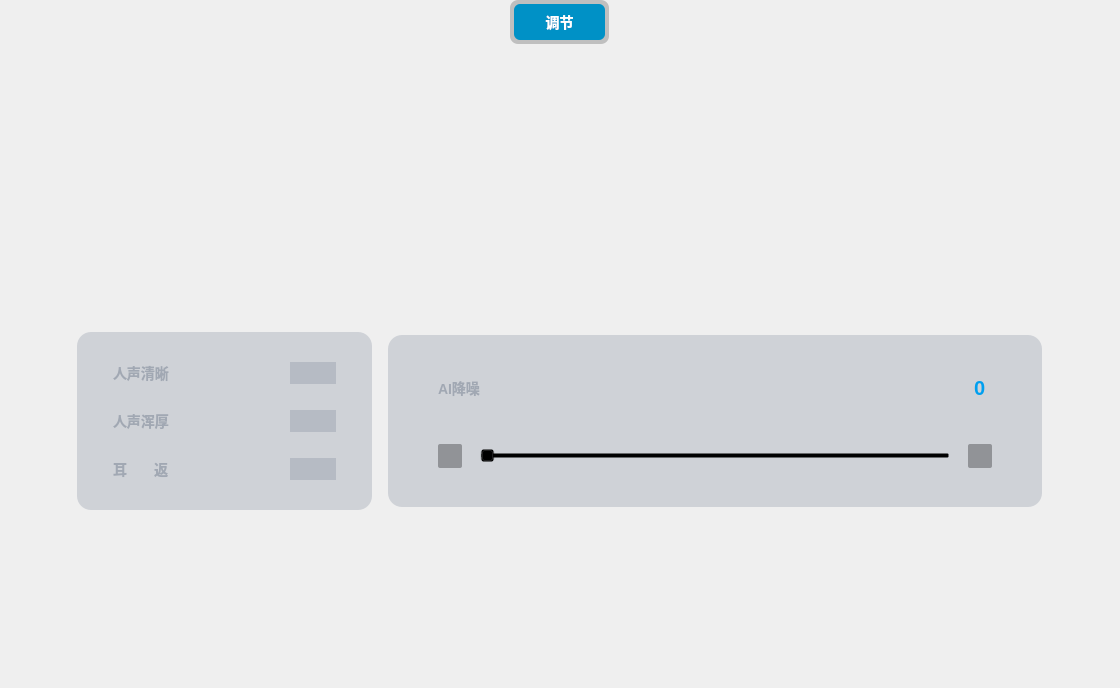
<?xml version="1.0" encoding="UTF-8"?>
<ui version="4.0">
 <class>MicSet</class>
 <widget class="QWidget" name="MicSet">
  <property name="enabled">
   <bool>true</bool>
  </property>
  <property name="geometry">
   <rect>
    <x>0</x>
    <y>0</y>
    <width>1120</width>
    <height>688</height>
   </rect>
  </property>
  <property name="minimumSize">
   <size>
    <width>1120</width>
    <height>85</height>
   </size>
  </property>
  <property name="windowTitle">
   <string>Form</string>
  </property>
  <property name="styleSheet">
   <string notr="true">/*border-image:null;
border-color: rgb(49, 60, 77);
background-color: rgb(49, 60, 77);*/
</string>
  </property>
  <layout class="QGridLayout" name="gridLayout_4">
   <property name="leftMargin">
    <number>64</number>
   </property>
   <property name="topMargin">
    <number>0</number>
   </property>
   <property name="rightMargin">
    <number>65</number>
   </property>
   <property name="bottomMargin">
    <number>0</number>
   </property>
   <property name="spacing">
    <number>0</number>
   </property>
   <item row="2" column="1">
    <widget class="QWidget" name="widget_top" native="true">
     <property name="minimumSize">
      <size>
       <width>0</width>
       <height>44</height>
      </size>
     </property>
     <layout class="QHBoxLayout" name="horizontalLayout_2">
      <property name="spacing">
       <number>0</number>
      </property>
      <property name="leftMargin">
       <number>0</number>
      </property>
      <property name="topMargin">
       <number>0</number>
      </property>
      <property name="rightMargin">
       <number>0</number>
      </property>
      <property name="bottomMargin">
       <number>0</number>
      </property>
      <item>
       <spacer name="horizontalSpacer_2">
        <property name="orientation">
         <enum>Qt::Horizontal</enum>
        </property>
        <property name="sizeHint" stdset="0">
         <size>
          <width>443</width>
          <height>20</height>
         </size>
        </property>
       </spacer>
      </item>
      <item>
       <widget class="QFrame" name="frame">
        <property name="minimumSize">
         <size>
          <width>99</width>
          <height>44</height>
         </size>
        </property>
        <property name="maximumSize">
         <size>
          <width>99</width>
          <height>44</height>
         </size>
        </property>
        <property name="styleSheet">
         <string notr="true">border-radius:8px;
background-color: rgba(0, 0, 0, 20%);</string>
        </property>
        <property name="frameShape">
         <enum>QFrame::StyledPanel</enum>
        </property>
        <property name="frameShadow">
         <enum>QFrame::Raised</enum>
        </property>
        <widget class="QPushButton" name="pBt_Adjust">
         <property name="geometry">
          <rect>
           <x>4</x>
           <y>4</y>
           <width>91</width>
           <height>36</height>
          </rect>
         </property>
         <property name="minimumSize">
          <size>
           <width>91</width>
           <height>36</height>
          </size>
         </property>
         <property name="maximumSize">
          <size>
           <width>91</width>
           <height>36</height>
          </size>
         </property>
         <property name="styleSheet">
          <string notr="true">border-radius:6px;
background-color: rgb(0, 145, 198);
color: rgb(255, 255, 255);
font-family: &quot;Noto Sans S Chinese&quot;; font-weight: 500;
font-size: 14px;</string>
         </property>
         <property name="text">
          <string>调节</string>
         </property>
        </widget>
       </widget>
      </item>
      <item>
       <spacer name="horizontalSpacer_3">
        <property name="orientation">
         <enum>Qt::Horizontal</enum>
        </property>
        <property name="sizeHint" stdset="0">
         <size>
          <width>443</width>
          <height>20</height>
         </size>
        </property>
       </spacer>
      </item>
     </layout>
    </widget>
   </item>
   <item row="3" column="0">
    <spacer name="horizontalSpacer_7">
     <property name="orientation">
      <enum>Qt::Horizontal</enum>
     </property>
     <property name="sizeHint" stdset="0">
      <size>
       <width>40</width>
       <height>20</height>
      </size>
     </property>
    </spacer>
   </item>
   <item row="3" column="1">
    <widget class="QStackedWidget" name="stackedWidget">
     <property name="minimumSize">
      <size>
       <width>322</width>
       <height>428</height>
      </size>
     </property>
     <property name="maximumSize">
      <size>
       <width>16777215</width>
       <height>16777215</height>
      </size>
     </property>
     <property name="currentIndex">
      <number>0</number>
     </property>
     <widget class="QWidget" name="page">
      <layout class="QGridLayout" name="gridLayout">
       <property name="leftMargin">
        <number>0</number>
       </property>
       <property name="topMargin">
        <number>32</number>
       </property>
       <property name="rightMargin">
        <number>0</number>
       </property>
       <property name="bottomMargin">
        <number>0</number>
       </property>
       <property name="spacing">
        <number>16</number>
       </property>
       <item row="0" column="0" colspan="2">
        <widget class="QWidget" name="widget_AD" native="true">
         <property name="minimumSize">
          <size>
           <width>936</width>
           <height>240</height>
          </size>
         </property>
         <property name="maximumSize">
          <size>
           <width>16777215</width>
           <height>16777215</height>
          </size>
         </property>
         <property name="styleSheet">
          <string notr="true">border-radius:14px;
border-image: url(:/Skin/Images/Mic/advertising.png);</string>
         </property>
         <layout class="QGridLayout" name="gridLayout_6">
          <property name="leftMargin">
           <number>0</number>
          </property>
          <property name="topMargin">
           <number>0</number>
          </property>
          <property name="rightMargin">
           <number>0</number>
          </property>
          <property name="bottomMargin">
           <number>0</number>
          </property>
          <property name="spacing">
           <number>0</number>
          </property>
         </layout>
        </widget>
       </item>
       <item row="1" column="0">
        <widget class="FrostedPanel" name="widget" native="true">
         <property name="minimumSize">
          <size>
           <width>266</width>
           <height>172</height>
          </size>
         </property>
         <property name="maximumSize">
          <size>
           <width>322</width>
           <height>16777215</height>
          </size>
         </property>
         <property name="styleSheet">
          <string notr="true">border-radius:14px;
background-color: rgba(81, 96, 122, 0.2);</string>
         </property>
         <layout class="QGridLayout" name="gridLayout_2">
          <property name="leftMargin">
           <number>36</number>
          </property>
          <property name="topMargin">
           <number>30</number>
          </property>
          <property name="rightMargin">
           <number>36</number>
          </property>
          <property name="bottomMargin">
           <number>30</number>
          </property>
          <property name="horizontalSpacing">
           <number>0</number>
          </property>
          <property name="verticalSpacing">
           <number>26</number>
          </property>
          <item row="0" column="2">
           <widget class="CustomPushButton" name="pBt_ClearVocals">
            <property name="enabled">
             <bool>true</bool>
            </property>
            <property name="minimumSize">
             <size>
              <width>46</width>
              <height>22</height>
             </size>
            </property>
            <property name="maximumSize">
             <size>
              <width>46</width>
              <height>22</height>
             </size>
            </property>
            <property name="styleSheet">
             <string notr="true"/>
            </property>
            <property name="text">
             <string/>
            </property>
            <property name="checkable">
             <bool>true</bool>
            </property>
           </widget>
          </item>
          <item row="2" column="2">
           <widget class="CustomPushButton" name="pBt_RichVocals">
            <property name="enabled">
             <bool>true</bool>
            </property>
            <property name="minimumSize">
             <size>
              <width>46</width>
              <height>22</height>
             </size>
            </property>
            <property name="maximumSize">
             <size>
              <width>46</width>
              <height>22</height>
             </size>
            </property>
            <property name="styleSheet">
             <string notr="true"/>
            </property>
            <property name="text">
             <string/>
            </property>
            <property name="checkable">
             <bool>true</bool>
            </property>
           </widget>
          </item>
          <item row="2" column="0">
           <widget class="QWidget" name="widget_5" native="true">
            <property name="minimumSize">
             <size>
              <width>0</width>
              <height>20</height>
             </size>
            </property>
            <property name="styleSheet">
             <string notr="true">background:transparent;</string>
            </property>
            <layout class="QHBoxLayout" name="horizontalLayout_3">
             <property name="spacing">
              <number>3</number>
             </property>
             <property name="leftMargin">
              <number>0</number>
             </property>
             <property name="topMargin">
              <number>0</number>
             </property>
             <property name="rightMargin">
              <number>0</number>
             </property>
             <property name="bottomMargin">
              <number>0</number>
             </property>
             <item>
              <widget class="QLabel" name="lab_ai_6">
               <property name="enabled">
                <bool>true</bool>
               </property>
               <property name="minimumSize">
                <size>
                 <width>56</width>
                 <height>20</height>
                </size>
               </property>
               <property name="maximumSize">
                <size>
                 <width>16777215</width>
                 <height>20</height>
                </size>
               </property>
               <property name="styleSheet">
                <string notr="true">border:0px;
font-family: &quot;Noto Sans S Chinese&quot;; font-weight: 500;
font-size: 14px;
color: rgb(161, 168, 179);
background:transparent;</string>
               </property>
               <property name="text">
                <string>人声浑厚</string>
               </property>
               <property name="alignment">
                <set>Qt::AlignLeading|Qt::AlignLeft|Qt::AlignVCenter</set>
               </property>
              </widget>
             </item>
             <item>
              <widget class="QLabel" name="lab_tooptip_RichVocals">
               <property name="minimumSize">
                <size>
                 <width>13</width>
                 <height>13</height>
                </size>
               </property>
               <property name="maximumSize">
                <size>
                 <width>13</width>
                 <height>36</height>
                </size>
               </property>
               <property name="styleSheet">
                <string notr="true">background:transparent;
image: url(:/Skin/Images/homePage/annotation_13_13_2x.png);</string>
               </property>
               <property name="text">
                <string/>
               </property>
              </widget>
             </item>
            </layout>
           </widget>
          </item>
          <item row="4" column="1">
           <spacer name="horizontalSpacer_6">
            <property name="orientation">
             <enum>Qt::Horizontal</enum>
            </property>
            <property name="sizeHint" stdset="0">
             <size>
              <width>40</width>
              <height>20</height>
             </size>
            </property>
           </spacer>
          </item>
          <item row="4" column="0">
           <widget class="QWidget" name="widget_9" native="true">
            <property name="minimumSize">
             <size>
              <width>0</width>
              <height>20</height>
             </size>
            </property>
            <property name="styleSheet">
             <string notr="true">background:transparent;</string>
            </property>
            <layout class="QHBoxLayout" name="horizontalLayout_7">
             <property name="spacing">
              <number>3</number>
             </property>
             <property name="leftMargin">
              <number>0</number>
             </property>
             <property name="topMargin">
              <number>0</number>
             </property>
             <property name="rightMargin">
              <number>0</number>
             </property>
             <property name="bottomMargin">
              <number>0</number>
             </property>
             <item>
              <widget class="QLabel" name="lab_ai_8">
               <property name="enabled">
                <bool>true</bool>
               </property>
               <property name="minimumSize">
                <size>
                 <width>56</width>
                 <height>20</height>
                </size>
               </property>
               <property name="maximumSize">
                <size>
                 <width>16777215</width>
                 <height>20</height>
                </size>
               </property>
               <property name="styleSheet">
                <string notr="true">border:0px;
font-family: &quot;Noto Sans S Chinese&quot;; font-weight: 500;
font-size: 14px;
color: rgb(161, 168, 179);
background:transparent;</string>
               </property>
               <property name="text">
                <string>耳       返</string>
               </property>
               <property name="alignment">
                <set>Qt::AlignLeading|Qt::AlignLeft|Qt::AlignVCenter</set>
               </property>
              </widget>
             </item>
             <item>
              <widget class="QLabel" name="lab_tooptip_listening">
               <property name="minimumSize">
                <size>
                 <width>13</width>
                 <height>13</height>
                </size>
               </property>
               <property name="maximumSize">
                <size>
                 <width>13</width>
                 <height>36</height>
                </size>
               </property>
               <property name="styleSheet">
                <string notr="true">background:transparent;
image: url(:/Skin/Images/homePage/annotation_13_13_2x.png);</string>
               </property>
               <property name="text">
                <string/>
               </property>
              </widget>
             </item>
            </layout>
           </widget>
          </item>
          <item row="4" column="2">
           <widget class="CustomPushButton" name="pBt_listening">
            <property name="enabled">
             <bool>true</bool>
            </property>
            <property name="minimumSize">
             <size>
              <width>46</width>
              <height>22</height>
             </size>
            </property>
            <property name="maximumSize">
             <size>
              <width>46</width>
              <height>22</height>
             </size>
            </property>
            <property name="styleSheet">
             <string notr="true"/>
            </property>
            <property name="text">
             <string/>
            </property>
            <property name="checkable">
             <bool>true</bool>
            </property>
           </widget>
          </item>
          <item row="0" column="0">
           <widget class="QWidget" name="widget_6" native="true">
            <property name="minimumSize">
             <size>
              <width>0</width>
              <height>20</height>
             </size>
            </property>
            <property name="styleSheet">
             <string notr="true">background:transparent;</string>
            </property>
            <layout class="QHBoxLayout" name="horizontalLayout_4">
             <property name="spacing">
              <number>3</number>
             </property>
             <property name="leftMargin">
              <number>0</number>
             </property>
             <property name="topMargin">
              <number>0</number>
             </property>
             <property name="rightMargin">
              <number>0</number>
             </property>
             <property name="bottomMargin">
              <number>0</number>
             </property>
             <item>
              <widget class="QLabel" name="lab_ai_7">
               <property name="enabled">
                <bool>true</bool>
               </property>
               <property name="minimumSize">
                <size>
                 <width>56</width>
                 <height>20</height>
                </size>
               </property>
               <property name="maximumSize">
                <size>
                 <width>16777215</width>
                 <height>20</height>
                </size>
               </property>
               <property name="styleSheet">
                <string notr="true">border:0px;
font-family: &quot;Noto Sans S Chinese&quot;; font-weight: 500;
font-size: 14px;
color: rgb(161, 168, 179);
background:transparent;</string>
               </property>
               <property name="text">
                <string>人声清晰</string>
               </property>
               <property name="alignment">
                <set>Qt::AlignLeading|Qt::AlignLeft|Qt::AlignVCenter</set>
               </property>
              </widget>
             </item>
             <item>
              <widget class="QLabel" name="lab_tooptip_ClearVocals">
               <property name="minimumSize">
                <size>
                 <width>13</width>
                 <height>13</height>
                </size>
               </property>
               <property name="maximumSize">
                <size>
                 <width>13</width>
                 <height>36</height>
                </size>
               </property>
               <property name="styleSheet">
                <string notr="true">background:transparent;
image: url(:/Skin/Images/homePage/annotation_13_13_2x.png);</string>
               </property>
               <property name="text">
                <string/>
               </property>
              </widget>
             </item>
            </layout>
           </widget>
          </item>
         </layout>
        </widget>
       </item>
       <item row="2" column="1">
        <spacer name="verticalSpacer_3">
         <property name="orientation">
          <enum>Qt::Vertical</enum>
         </property>
         <property name="sizeHint" stdset="0">
          <size>
           <width>20</width>
           <height>66</height>
          </size>
         </property>
        </spacer>
       </item>
       <item row="1" column="1">
        <widget class="FrostedPanel" name="widget_AI" native="true">
         <property name="minimumSize">
          <size>
           <width>654</width>
           <height>172</height>
          </size>
         </property>
         <property name="maximumSize">
          <size>
           <width>16777215</width>
           <height>172</height>
          </size>
         </property>
         <property name="styleSheet">
          <string notr="true">border-radius:14px;
background-color: rgba(81, 96, 122, 0.2);</string>
         </property>
         <layout class="QGridLayout" name="gridLayout_3">
          <property name="leftMargin">
           <number>50</number>
          </property>
          <property name="topMargin">
           <number>41</number>
          </property>
          <property name="rightMargin">
           <number>50</number>
          </property>
          <property name="bottomMargin">
           <number>39</number>
          </property>
          <property name="spacing">
           <number>0</number>
          </property>
          <item row="3" column="0">
           <widget class="QWidget" name="widget_8" native="true">
            <property name="styleSheet">
             <string notr="true">background:transparent;</string>
            </property>
            <layout class="QHBoxLayout" name="horizontalLayout_6">
             <property name="spacing">
              <number>0</number>
             </property>
             <property name="leftMargin">
              <number>0</number>
             </property>
             <property name="topMargin">
              <number>0</number>
             </property>
             <property name="rightMargin">
              <number>0</number>
             </property>
             <property name="bottomMargin">
              <number>0</number>
             </property>
             <item>
              <widget class="QPushButton" name="pBt_AI_sub">
               <property name="minimumSize">
                <size>
                 <width>24</width>
                 <height>24</height>
                </size>
               </property>
               <property name="maximumSize">
                <size>
                 <width>24</width>
                 <height>24</height>
                </size>
               </property>
               <property name="styleSheet">
                <string notr="true">QPushButton
{
	background: rgba(0, 0, 0, 0.3);
	border-radius: 2px;
	border-image: url(:/Skin/Images/Slider/sub-no.png);
}
QPushButton:hover
{
	border-image: url(:/Skin/Images/Slider/sub-ho.png);
}
QPushButton:pressed
{
	border-image: url(:/Skin/Images/Slider/sub-ch.png);
}
QPushButton:disabled
{
	border-image: url(:/Skin/Images/Slider/sub-dis.png);
}</string>
               </property>
               <property name="text">
                <string/>
               </property>
              </widget>
             </item>
             <item>
              <spacer name="horizontalSpacer_4">
               <property name="orientation">
                <enum>Qt::Horizontal</enum>
               </property>
               <property name="sizeType">
                <enum>QSizePolicy::Fixed</enum>
               </property>
               <property name="sizeHint" stdset="0">
                <size>
                 <width>18</width>
                 <height>20</height>
                </size>
               </property>
              </spacer>
             </item>
             <item>
              <widget class="GearSlider" name="hSlider_AI">
               <property name="enabled">
                <bool>true</bool>
               </property>
               <property name="minimumSize">
                <size>
                 <width>258</width>
                 <height>15</height>
                </size>
               </property>
               <property name="maximumSize">
                <size>
                 <width>16777215</width>
                 <height>15</height>
                </size>
               </property>
               <property name="styleSheet">
                <string notr="true"/>
               </property>
               <property name="maximum">
                <number>10</number>
               </property>
               <property name="singleStep">
                <number>1</number>
               </property>
               <property name="pageStep">
                <number>1</number>
               </property>
               <property name="value">
                <number>0</number>
               </property>
               <property name="orientation">
                <enum>Qt::Horizontal</enum>
               </property>
              </widget>
             </item>
             <item>
              <spacer name="horizontalSpacer_5">
               <property name="orientation">
                <enum>Qt::Horizontal</enum>
               </property>
               <property name="sizeType">
                <enum>QSizePolicy::Fixed</enum>
               </property>
               <property name="sizeHint" stdset="0">
                <size>
                 <width>18</width>
                 <height>10</height>
                </size>
               </property>
              </spacer>
             </item>
             <item>
              <widget class="QPushButton" name="pBt_AI_add">
               <property name="minimumSize">
                <size>
                 <width>24</width>
                 <height>24</height>
                </size>
               </property>
               <property name="maximumSize">
                <size>
                 <width>24</width>
                 <height>24</height>
                </size>
               </property>
               <property name="styleSheet">
                <string notr="true">QPushButton
{
	background: rgba(0, 0, 0, 0.3);
	border-radius: 2px;
	border-image: url(:/Skin/Images/Slider/add-no.png);
}
QPushButton:hover
{
	border-image: url(:/Skin/Images/Slider/add-ho.png);
}
QPushButton:pressed
{
	border-image: url(:/Skin/Images/Slider/add-ch.png);
}
QPushButton:disabled
{
	border-image: url(:/Skin/Images/Slider/add-dis.png);
}</string>
               </property>
               <property name="text">
                <string/>
               </property>
              </widget>
             </item>
            </layout>
           </widget>
          </item>
          <item row="1" column="0" colspan="2">
           <widget class="QWidget" name="widget_7" native="true">
            <property name="styleSheet">
             <string notr="true">background:transparent;</string>
            </property>
            <layout class="QHBoxLayout" name="horizontalLayout_5">
             <property name="spacing">
              <number>11</number>
             </property>
             <property name="leftMargin">
              <number>0</number>
             </property>
             <property name="topMargin">
              <number>0</number>
             </property>
             <property name="rightMargin">
              <number>0</number>
             </property>
             <property name="bottomMargin">
              <number>0</number>
             </property>
             <item>
              <widget class="QWidget" name="widget_4" native="true">
               <property name="minimumSize">
                <size>
                 <width>0</width>
                 <height>20</height>
                </size>
               </property>
               <property name="styleSheet">
                <string notr="true">background:transparent;</string>
               </property>
               <layout class="QHBoxLayout" name="horizontalLayout">
                <property name="spacing">
                 <number>3</number>
                </property>
                <property name="leftMargin">
                 <number>0</number>
                </property>
                <property name="topMargin">
                 <number>0</number>
                </property>
                <property name="rightMargin">
                 <number>0</number>
                </property>
                <property name="bottomMargin">
                 <number>0</number>
                </property>
                <item>
                 <widget class="QLabel" name="lab_ai">
                  <property name="minimumSize">
                   <size>
                    <width>42</width>
                    <height>20</height>
                   </size>
                  </property>
                  <property name="maximumSize">
                   <size>
                    <width>16777215</width>
                    <height>20</height>
                   </size>
                  </property>
                  <property name="styleSheet">
                   <string notr="true">font-family: &quot;Noto Sans S Chinese&quot;; font-weight: 500;
font-size: 14px;
color: rgb(161, 168, 179);
background:transparent;</string>
                  </property>
                  <property name="text">
                   <string>AI降噪</string>
                  </property>
                  <property name="alignment">
                   <set>Qt::AlignLeading|Qt::AlignLeft|Qt::AlignVCenter</set>
                  </property>
                 </widget>
                </item>
                <item>
                 <widget class="QLabel" name="lab_tooptip_ai">
                  <property name="minimumSize">
                   <size>
                    <width>13</width>
                    <height>13</height>
                   </size>
                  </property>
                  <property name="maximumSize">
                   <size>
                    <width>13</width>
                    <height>36</height>
                   </size>
                  </property>
                  <property name="styleSheet">
                   <string notr="true">background:transparent;
image: url(:/Skin/Images/homePage/annotation_13_13_2x.png);</string>
                  </property>
                  <property name="text">
                   <string/>
                  </property>
                 </widget>
                </item>
               </layout>
              </widget>
             </item>
             <item>
              <widget class="CustomPushButton" name="pBt_NR">
               <property name="enabled">
                <bool>true</bool>
               </property>
               <property name="minimumSize">
                <size>
                 <width>46</width>
                 <height>22</height>
                </size>
               </property>
               <property name="maximumSize">
                <size>
                 <width>46</width>
                 <height>22</height>
                </size>
               </property>
               <property name="styleSheet">
                <string notr="true"/>
               </property>
               <property name="text">
                <string/>
               </property>
               <property name="checkable">
                <bool>true</bool>
               </property>
               <property name="checked">
                <bool>false</bool>
               </property>
              </widget>
             </item>
             <item>
              <spacer name="horizontalSpacer">
               <property name="orientation">
                <enum>Qt::Horizontal</enum>
               </property>
               <property name="sizeHint" stdset="0">
                <size>
                 <width>40</width>
                 <height>20</height>
                </size>
               </property>
              </spacer>
             </item>
             <item>
              <widget class="QLineEdit" name="lab_AiVal">
               <property name="enabled">
                <bool>false</bool>
               </property>
               <property name="minimumSize">
                <size>
                 <width>24</width>
                 <height>24</height>
                </size>
               </property>
               <property name="maximumSize">
                <size>
                 <width>24</width>
                 <height>24</height>
                </size>
               </property>
               <property name="styleSheet">
                <string notr="true">border-radius:0px;
background-color: transparent;
color: #009FEF;
font-family: &quot;YouSheBiaoTiHei&quot;; 
font-weight: 500;
font-size: 20px;
</string>
               </property>
               <property name="text">
                <string>0</string>
               </property>
               <property name="maxLength">
                <number>32767</number>
               </property>
               <property name="alignment">
                <set>Qt::AlignCenter</set>
               </property>
              </widget>
             </item>
            </layout>
           </widget>
          </item>
          <item row="2" column="0">
           <spacer name="verticalSpacer_4">
            <property name="orientation">
             <enum>Qt::Vertical</enum>
            </property>
            <property name="sizeType">
             <enum>QSizePolicy::Fixed</enum>
            </property>
            <property name="sizeHint" stdset="0">
             <size>
              <width>20</width>
              <height>46</height>
             </size>
            </property>
           </spacer>
          </item>
         </layout>
        </widget>
       </item>
      </layout>
     </widget>
     <widget class="QWidget" name="page_2">
      <layout class="QGridLayout" name="gridLayout_5">
       <property name="leftMargin">
        <number>59</number>
       </property>
       <property name="topMargin">
        <number>133</number>
       </property>
       <property name="rightMargin">
        <number>58</number>
       </property>
       <property name="bottomMargin">
        <number>34</number>
       </property>
       <property name="spacing">
        <number>0</number>
       </property>
       <item row="0" column="0">
        <widget class="QWidget" name="widget_3" native="true">
         <property name="minimumSize">
          <size>
           <width>874</width>
           <height>360</height>
          </size>
         </property>
         <property name="maximumSize">
          <size>
           <width>16777215</width>
           <height>16777215</height>
          </size>
         </property>
         <property name="styleSheet">
          <string notr="true">border-radius:14px;
background-color: rgb(49, 60, 77);</string>
         </property>
         <widget class="QPushButton" name="pushButton">
          <property name="geometry">
           <rect>
            <x>60</x>
            <y>66</y>
            <width>90</width>
            <height>90</height>
           </rect>
          </property>
          <property name="minimumSize">
           <size>
            <width>90</width>
            <height>90</height>
           </size>
          </property>
          <property name="maximumSize">
           <size>
            <width>90</width>
            <height>90</height>
           </size>
          </property>
          <property name="text">
           <string>默认</string>
          </property>
         </widget>
         <widget class="QPushButton" name="pBt_Loli">
          <property name="geometry">
           <rect>
            <x>193</x>
            <y>66</y>
            <width>90</width>
            <height>90</height>
           </rect>
          </property>
          <property name="minimumSize">
           <size>
            <width>90</width>
            <height>90</height>
           </size>
          </property>
          <property name="maximumSize">
           <size>
            <width>90</width>
            <height>90</height>
           </size>
          </property>
          <property name="text">
           <string>默认</string>
          </property>
         </widget>
         <widget class="QPushButton" name="pBt_Robot">
          <property name="geometry">
           <rect>
            <x>724</x>
            <y>66</y>
            <width>90</width>
            <height>90</height>
           </rect>
          </property>
          <property name="minimumSize">
           <size>
            <width>90</width>
            <height>90</height>
           </size>
          </property>
          <property name="maximumSize">
           <size>
            <width>90</width>
            <height>90</height>
           </size>
          </property>
          <property name="text">
           <string>默认</string>
          </property>
         </widget>
         <widget class="QLabel" name="label_3">
          <property name="geometry">
           <rect>
            <x>326</x>
            <y>166</y>
            <width>90</width>
            <height>15</height>
           </rect>
          </property>
          <property name="minimumSize">
           <size>
            <width>90</width>
            <height>0</height>
           </size>
          </property>
          <property name="maximumSize">
           <size>
            <width>90</width>
            <height>16777215</height>
           </size>
          </property>
          <property name="text">
           <string>大叔</string>
          </property>
          <property name="alignment">
           <set>Qt::AlignCenter</set>
          </property>
         </widget>
         <widget class="QLabel" name="label_6">
          <property name="geometry">
           <rect>
            <x>724</x>
            <y>166</y>
            <width>90</width>
            <height>15</height>
           </rect>
          </property>
          <property name="minimumSize">
           <size>
            <width>90</width>
            <height>0</height>
           </size>
          </property>
          <property name="maximumSize">
           <size>
            <width>90</width>
            <height>16777215</height>
           </size>
          </property>
          <property name="text">
           <string>机器人</string>
          </property>
          <property name="alignment">
           <set>Qt::AlignCenter</set>
          </property>
         </widget>
         <widget class="QLabel" name="label_2">
          <property name="geometry">
           <rect>
            <x>193</x>
            <y>166</y>
            <width>90</width>
            <height>15</height>
           </rect>
          </property>
          <property name="minimumSize">
           <size>
            <width>90</width>
            <height>0</height>
           </size>
          </property>
          <property name="maximumSize">
           <size>
            <width>90</width>
            <height>16777215</height>
           </size>
          </property>
          <property name="text">
           <string>萝莉</string>
          </property>
          <property name="alignment">
           <set>Qt::AlignCenter</set>
          </property>
         </widget>
         <widget class="QPushButton" name="pBt_Thriller">
          <property name="geometry">
           <rect>
            <x>591</x>
            <y>66</y>
            <width>90</width>
            <height>90</height>
           </rect>
          </property>
          <property name="minimumSize">
           <size>
            <width>90</width>
            <height>90</height>
           </size>
          </property>
          <property name="maximumSize">
           <size>
            <width>90</width>
            <height>90</height>
           </size>
          </property>
          <property name="text">
           <string>默认</string>
          </property>
         </widget>
         <widget class="QLabel" name="label">
          <property name="geometry">
           <rect>
            <x>60</x>
            <y>166</y>
            <width>90</width>
            <height>16</height>
           </rect>
          </property>
          <property name="minimumSize">
           <size>
            <width>90</width>
            <height>0</height>
           </size>
          </property>
          <property name="maximumSize">
           <size>
            <width>90</width>
            <height>16777215</height>
           </size>
          </property>
          <property name="text">
           <string>默认</string>
          </property>
          <property name="alignment">
           <set>Qt::AlignCenter</set>
          </property>
         </widget>
         <widget class="QLabel" name="label_5">
          <property name="geometry">
           <rect>
            <x>591</x>
            <y>166</y>
            <width>90</width>
            <height>15</height>
           </rect>
          </property>
          <property name="minimumSize">
           <size>
            <width>90</width>
            <height>0</height>
           </size>
          </property>
          <property name="maximumSize">
           <size>
            <width>90</width>
            <height>16777215</height>
           </size>
          </property>
          <property name="text">
           <string>惊悚</string>
          </property>
          <property name="alignment">
           <set>Qt::AlignCenter</set>
          </property>
         </widget>
         <widget class="QLabel" name="label_4">
          <property name="geometry">
           <rect>
            <x>458</x>
            <y>166</y>
            <width>90</width>
            <height>15</height>
           </rect>
          </property>
          <property name="minimumSize">
           <size>
            <width>90</width>
            <height>0</height>
           </size>
          </property>
          <property name="maximumSize">
           <size>
            <width>90</width>
            <height>16777215</height>
           </size>
          </property>
          <property name="text">
           <string>正太</string>
          </property>
          <property name="alignment">
           <set>Qt::AlignCenter</set>
          </property>
         </widget>
         <widget class="QPushButton" name="pBt_YoungBoy">
          <property name="geometry">
           <rect>
            <x>458</x>
            <y>66</y>
            <width>90</width>
            <height>90</height>
           </rect>
          </property>
          <property name="minimumSize">
           <size>
            <width>90</width>
            <height>90</height>
           </size>
          </property>
          <property name="maximumSize">
           <size>
            <width>90</width>
            <height>90</height>
           </size>
          </property>
          <property name="text">
           <string>默认</string>
          </property>
         </widget>
         <widget class="QPushButton" name="pBt_Uncle">
          <property name="geometry">
           <rect>
            <x>326</x>
            <y>66</y>
            <width>90</width>
            <height>90</height>
           </rect>
          </property>
          <property name="minimumSize">
           <size>
            <width>90</width>
            <height>90</height>
           </size>
          </property>
          <property name="maximumSize">
           <size>
            <width>90</width>
            <height>90</height>
           </size>
          </property>
          <property name="text">
           <string>默认</string>
          </property>
         </widget>
         <widget class="QPushButton" name="pushButton_2">
          <property name="geometry">
           <rect>
            <x>423</x>
            <y>287</y>
            <width>28</width>
            <height>28</height>
           </rect>
          </property>
          <property name="minimumSize">
           <size>
            <width>28</width>
            <height>28</height>
           </size>
          </property>
          <property name="maximumSize">
           <size>
            <width>28</width>
            <height>28</height>
           </size>
          </property>
          <property name="text">
           <string>播</string>
          </property>
         </widget>
        </widget>
       </item>
      </layout>
     </widget>
    </widget>
   </item>
   <item row="4" column="1">
    <spacer name="verticalSpacer">
     <property name="orientation">
      <enum>Qt::Vertical</enum>
     </property>
     <property name="sizeType">
      <enum>QSizePolicy::Fixed</enum>
     </property>
     <property name="sizeHint" stdset="0">
      <size>
       <width>20</width>
       <height>99</height>
      </size>
     </property>
    </spacer>
   </item>
   <item row="3" column="2">
    <spacer name="horizontalSpacer_8">
     <property name="orientation">
      <enum>Qt::Horizontal</enum>
     </property>
     <property name="sizeHint" stdset="0">
      <size>
       <width>40</width>
       <height>20</height>
      </size>
     </property>
    </spacer>
   </item>
  </layout>
 </widget>
 <customwidgets>
  <customwidget>
   <class>FrostedPanel</class>
   <extends>QWidget</extends>
   <header>modules/Common/FrostedPanel.h</header>
   <container>1</container>
  </customwidget>
  <customwidget>
   <class>CustomPushButton</class>
   <extends>QPushButton</extends>
   <header>SwitchPbtC/custom_pushbutton.h</header>
  </customwidget>
  <customwidget>
   <class>GearSlider</class>
   <extends>QSlider</extends>
   <header>CustomControl/CustomSlider/GearSlider.h</header>
  </customwidget>
 </customwidgets>
 <resources/>
 <connections/>
</ui>
